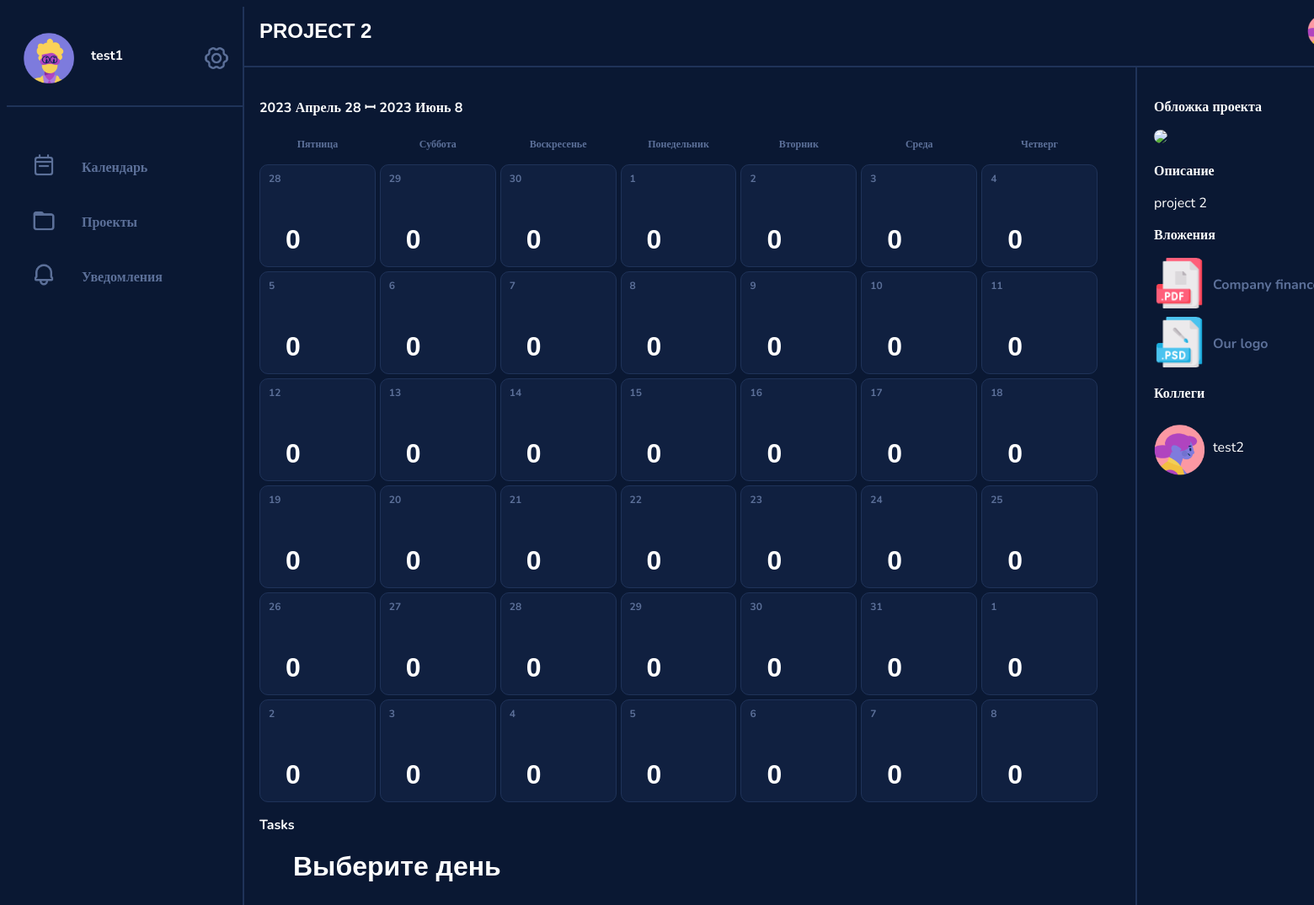
Page /project_view/1/2 on the committed database.
### data/users.py (models this page shows, shortened)
class User(SqlAlchemyBase, UserMixin, SerializerMixin):
    __tablename__ = 'users'
    id = sqlalchemy.Column(sqlalchemy.Integer, primary_key=True, autoincrement=True)
    login = sqlalchemy.Column(sqlalchemy.String, nullable=True)
    password = sqlalchemy.Column(sqlalchemy.String, nullable=True)
    email = sqlalchemy.Column(sqlalchemy.String, index=True, unique=True, nullable=True)
    phone = sqlalchemy.Column(sqlalchemy.String, index=True, unique=True, nullable=True)
    name = sqlalchemy.Column(sqlalchemy.String, nullable=True)
    birth_date = sqlalchemy.Column(sqlalchemy.DateTime, nullable=True)
    bio = sqlalchemy.Column(sqlalchemy.String, nullable=True)
    projects = sqlalchemy.Column(sqlalchemy.String, nullable=True, default=None)
    tasks = sqlalchemy.Column(sqlalchemy.String, nullable=True, default=None)
    picture = sqlalchemy.Column(sqlalchemy.Integer, nullable=True)

### data/projects.py (models this page shows)
class Project(SqlAlchemyBase, SerializerMixin):
    __tablename__ = 'Project'
    id = sqlalchemy.Column(sqlalchemy.Integer, primary_key=True, autoincrement=True)
    img = sqlalchemy.Column(sqlalchemy.Integer, default=1) #от 1 до 11
    title = sqlalchemy.Column(sqlalchemy.String, default='New Project')
    description = sqlalchemy.Column(sqlalchemy.String, default='')
    tasks = sqlalchemy.Column(sqlalchemy.String, default='') # ID через запятую ( 1, 4, 5 и тд)
    users = sqlalchemy.Column(sqlalchemy.String, nullable=True) # ID юзеров в проекте ( также через запятую )

### services/project_view.py (the view)
@blueprint.route('/project_view/<int:user_id>/<int:project_id>', methods=['GET', 'POST'])
def project_view(user_id, project_id):
    db_sess = session.create_session()
    user = db_sess.query(User).get(user_id)
    project = db_sess.query(Project).get(project_id)
    task_list = {}
    collab_list = []
    tasks, dates = taking_tasks(user_id)
    today = datetime.datetime.now()
    weekday = today.weekday()
    delta_time1 = datetime.timedelta(days=42)
    days = {0: "Понедельник", 1: "Вторник", 2: "Среда", 3: "Четверг", 4: "Пятница", 5: "Суббота", 6: "Воскресенье"}
    months = ["Январь", "Февраль", "Март", "Апрель", "Май", "Июнь", "Июль", "Август", "Сентябрь", "Октябрь", "Ноябрь",
              "Декабрь"]
    for i in project.tasks.split(', '):
        task = db_sess.query(Tasks).get(int(i))
        end = str(task.end_date).split()[0]
        end_date = datetime.date(int(end.split('-')[0]), int(end.split('-')[1]), int(end.split('-')[2]))
        print(end_date, today.date(), today.date() + delta_time1)
        for date_id in range(42):
            if today.date() <= end_date < today.date() + delta_time1 and date_id in task_list:
                task_list[(end_date - today.date()).days].append({'description': task.description})
            elif today.date() <= end_date < today.date() + delta_time1:
                task_list[(end_date - today.date()).days] = [{'description': task.description}]
    for i in project.users.split(', '):
        collaborator = db_sess.query(User).get(int(i))
        if int(i) != user_id:
            collab_list.append({'name': collaborator.name, 'img': list_of_avatars[collaborator.picture - 1]})
    return render_template('project_view.html', user_id=user_id, project_id=project_id, list_of_avatars=list_of_avatars,
                           avatar=user.picture, name=user.name, tasks=task_list, description=project.description,
                           title=project.title, img=list_of_img[project.img - 1], collaborators=collab_list, days=days,
                           dates=dates, months=months, len=len, curday=0, curmonth=0, weekday=weekday,
                           year_now=today.year, id=user.id)

### data/db_session.py (called while the page is built, shortened)
def global_init(db_file):
    global __factory
    if __factory:
        return

def create_session() -> Session:
    global __factory
    return __factory()

### services/agenda.py (called while the page is built)
def taking_dates():
    today = datetime.date.today()
    spis1 = []
    spis2 = []
    spis1.append(today)
    spis2.append((today.month, today.day))
    for i in range(1, 42):
        date = datetime.date.today() + datetime.timedelta(days=i)
        spis1.append(date)
        spis2.append((date.month, date.day, date.year))
    return (spis1,
            spis2)  # spis1 - это даты для проверки задач ; spis2 возвращает список

def taking_tasks(user_id):
    session.global_init("db/blogs.db")
    db_sess = session.create_session()
    response = []
    for i in taking_dates()[0]:
        tasks = db_sess.query(Tasks).filter(Tasks.end_date == i, Tasks.users.like(f"%{str(user_id)},%")).all()
        response.append([i.description for i in tasks])
    return (response,
            taking_dates()[1])  # задачи и дни

### templates/project_view.html (shortened to what this page needs)
<!DOCTYPE html>
<html lang="en">
<head>
</head>
<body>
{% extends "base.html" %}
{% block content %}
<div class="viewport">
    <div class="project_view_header">
        <h2>{{title}}</h2>
        <div class="collaborators">
            {% for collaborator in collaborators %}
            <div class="collaborator">
                <img src={{collaborator['img']}}>
            </div>
            {% endfor %}
        </div>
    </div>
    <div class="columns">
        <div class="project_view_content">
            <h3>{{year_now}} {{months[dates[0][0] - 1]}} {{dates[0][1]}} ꟷ {{dates[-1][2]}} {{months[dates[-1][0] - 1]}}
                {{dates[-1][1]}}</h3>
            <div class="large_calendar">
                <div class="week_header">
                    {% for i in range(weekday, weekday + 7) %}
                    <div class="day">
                        <h4>{{days[i%7]}}</h4>
                    </div>
                    {% endfor %}
                </div>
                {% for i in range(6) %}
                <div class="week">
                    {% for j in range(7) %}
                    <div class="day">
                        <h4><a href="/project_view/{{user_id}}/{{project_id}}/{{7 * i + j}}">{{dates[7 * i + j][1]}}</a>
                        </h4>
                        <p>
                        <h1>{{len(tasks[i * 7 + j])}}</h1>
                    </div>
                    {% endfor %}
                </div>
                {% endfor %}
            </div>
            <h3>Tasks</h3>
            <div class="todo_list">
                {% if curday == 0 %}
                <h1>Выберите день</h1>
                {% endif %}
            </div>
        </div>
        <div class="project_info">
            <div class="project_description">
                <h3>Обложка проекта</h3>
                <img src={{img}}>
                <h3>Описание</h3>
                <p>{{description}}</p>
                <h3>Вложения</h3>
                <div class="project_attachments">
                    <div class="project_attachment">
                        <img src="/static/file_types/pdf.png">
                        <h4>Company finances</h4>
                    </div>
                    <div class="project_attachment">
                        <img src="/static/file_types/psd.png">
                        <h4>Our logo</h4>
                    </div>
                </div>
                <h3>Коллеги</h3>
                <div class="list_of_collaborators">
                    {% for collaborator in collaborators %}
                    <div class="linar_collaborator">
                        <img src={{collaborator['img']}}>
                        <p>{{collaborator['name']}}</p>
                    </div>
                    {% endfor %}
                </div>
            </div>
        </div>
    </div>
</div>
{% endblock %}

### templates/base.html (shortened to what this page needs)
<!DOCTYPE html>
<html>
<head>
    <link href="/static/style.css" rel="stylesheet" type="text/css" />
</head>
<body>
    <aside>
        <div class="account_menu">
            <div class="profile_pic">
                <img src="{{list_of_avatars[avatar]}}">
            </div>
            <div class="greeting">
                <h3><a href="/profile/{{id}}">{{name}}</a></h3>
            </div>
            <div class="icon">
                <img src="/static/icons/settings.png">
            </div>
        </div>
        <div class="page_menu">
            <div class="page_element">
                <div class="icon">
                    <img src="/static/icons/calendar.png">
                </div>
                <h4><a href="/agenda/{{id}}">Календарь</a></h4>
            </div>
            <div class="page_element">
                <div class="icon">
                    <img src="/static/icons/folder.png">
                </div>
                <h4><a href="/projects/{{id}}">Проекты</a></h4>
            </div>
            <div class="page_element">
                <div class="icon">
                    <img src="/static/icons/notifications.png">
                </div>
                <h4><a href="/notifications/{{id}}">Уведомления</a></h4>
            </div>
        </div>
    </aside>
{% block content %}{% endblock %}
</body>
</html>

### static/style.css (style rules this page uses)
html, body { height: 100%; width: 100%; background-color: #0A1833; font-family: Nunito, Arial; display: flex; }
h1 { font-family: Arial; color: #FFF; }
h2 { font-family: Arial; color: #FFF; font-size: 24px; }
h4 { font-family: Nunito; font-size: 16px; color: #5C7099; }
h4 a { color: #5C7099; text-decoration: none; }
h3 { font-family: Nunito; font-size: 16px; color: #FFF; }
p { font-family: Nunito; font-size: 16px; color: #FFF; }
aside { padding-top: 1%; padding: 0%; max-width: 280px; border-width: 0px; border-right-width: 2px; border-style: solid; border-color: #1F3359; position: fixed; background-color: #0A1833; height: 100%; }
.account_menu { display: flex; margin-top: 4%; padding: 20px; margin-bottom: 40px; border-style: solid; border-color: #1F3359; border-width: 0px; border-bottom-width: 2px; }
.greeting { display: grid; margin-left: 20px; min-width: 130px; }
.profile_pic img { width: 60px; }
.page_menu { padding-left: 20px; margin-left: 5px; padding-bottom: 30px; border-style: solid; border-color: #1F3359; border-bottom: None; border-width: 0px; border-bottom-width: 2px; }
.page_element { display: flex; }
.icon img { max-width: 60px; width: 40%; min-width: 30px; margin-left: 4px; margin-top: 15px; }
aside .icon img { margin-right: 120%; }
.viewport { display: grid; margin-left: 280px; width: 100%; }
.viewport h1 { margin-top: 20px; margin-left: 20px; margin-bottom: 40px; margin-right: 20px; }
.viewport h2 { margin-top: 15px; margin-left: 20px; margin-bottom: 20px; margin-right: 20px; }
h3 a { font-family: Nunito; font-size: 16px; color: #FFF; text-decoration: none; }
.project_view_header { display: flex; border-width: 2px; border-color: #1F3359; border-bottom-style: solid; height: 70px; }
.todo_list { margin-left: 20px; }
.project_info { display: grid; border-width: 2px; border-color: #1F3359; border-left-style: solid; width: 460px; height: 100%; padding: 20px; margin-left: 20px; }
.project_view_content { width: 1000px; padding: 20px; }
.columns { display: flex; }
.project_description img { width: 100%; border-radius: 10px; }
.project_attachment { display: flex; margin-top: 5px; margin-bottom: 5px; }
.project_attachment img { width: 60px; height: 60px; margin-right: 10px; }
.collaborators { display: flex; margin-top: 5px; width: 150px; padding-left: 30px; }
.collaborators img { width: 40px; border-style: solid; border-width: 4px; border-radius: 30px; margin-left: -10px; border-color: #0A1833; }
.project_view_header h2 { width: 1200px; }
.list_of_collaborators { display: grid; }
.linar_collaborator { display: flex; width: 420px; margin-top: 10px; }
.linar_collaborator img { width: 60px; }
.linar_collaborator p { margin-left: 10px; }
.large_calendar .week { display: flex; margin-bottom: 5px; }
.large_calendar .week .day { display: grid; background-color: #102040; border-style: solid; border-width: 1px; border-radius: 10px; width: 140px; border-color: #1F3359; height: 100px; margin-right: 5px; padding: 10px; }
.large_calendar .week .day h4 { margin-top: -2px; font-size: 12px; }
.large_calendar .week .day p { font-size: 12px; margin-top: -2px; margin-left: 5px; text-align: center; }
.large_calendar .week_header { display: flex; margin-bottom: 5px; }
.large_calendar .week_header .day h4 { text-align: center; font-size: 12px; margin-top: -2px; color: #5C7099; }
.large_calendar .week_header .day { display: grid; width: 140px; height: 15px; margin-right: 5px; padding: 10px; }

### rows in the picture
User: name "test1"
Project: title "PROJECT 2", description "project 2"
User: name "test2"

### other values in the picture
{{ months[dates[0][0] - 1] }} "Апрель"
{{ dates[0][1] }} "28"
{{ dates[-1][2] }} "2023"
{{ months[dates[-1][0] - 1] }} "Июнь"
{{ dates[-1][1] }} "8"
{{ days[i%7] }} "Пятница" "Суббота" "Воскресенье" "Понедельник" "Вторник" "Среда" "Четверг"
{{ dates[7 * i + j][1] }} "28" "29" "30" "1" "2" "3" "4" "5" "6" "7" "8" "9" "10" "11" "12" "13" "14" "15" "16" "17" "18" "19" "20" "21" "22" "23" "24" "25" "26" "27" "28" "29" "30" "31" "1" "2" "3" "4" "5" "6" "7" "8"
{{ len(tasks[i * 7 + j]) }} "0" "0" "0" "0" "0" "0" "0" "0" "0" "0" "0" "0" "0" "0" "0" "0" "0" "0" "0" "0" "0" "0" "0" "0" "0" "0" "0" "0" "0" "0" "0" "0" "0" "0" "0" "0" "0" "0" "0" "0" "0" "0"
